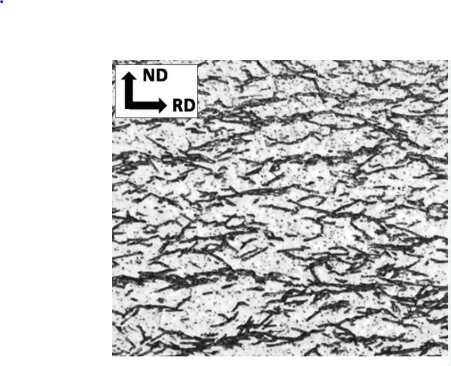
#> input picture hydride.PNG, 451 x 366 px, found by its file name
$ python pipeline.py
#> lines starting #> are read from the running program, lines starting #| are printed output that depends on the picture
### hydride_segmentation_tool/src/hydride_app/core/image_io.py
"""I/O utilities for images."""
from pathlib import Path
from typing import Union
from PIL import Image

from ..utils.paths import ensure_directory


PathLike = Union[str, Path]


def load_image(path: PathLike) -> Image.Image:
    """Load an image from ``path``.

    Args:
        path: Path to the image.

    Returns:
        Loaded ``PIL.Image`` instance.
    """
    return Image.open(path)
#> returned value is the input picture: PIL image 451x366 RGBA; mean R, G, B, A 205, 205, 205, 255


def save_image(image: Image.Image, path: PathLike) -> None:
    """Save ``image`` to ``path``.

    Args:
        image: Image to save.
        path: Target file path.
    """
    path = Path(path)
    ensure_directory(path.parent)
    image.save(path)

### hydride_segmentation_tool/src/hydride_app/core/segmentation.py
"""Placeholder hydride segmentation algorithms."""

from PIL import Image


def segment_hydrides(image: Image.Image) -> Image.Image:
    """Rotate ``image`` by 90 degrees as a placeholder segmentation step.

    Args:
        image: Input micrograph.

    Returns:
        Rotated image simulating a segmentation output.
    """
    return image.rotate(90, expand=True)
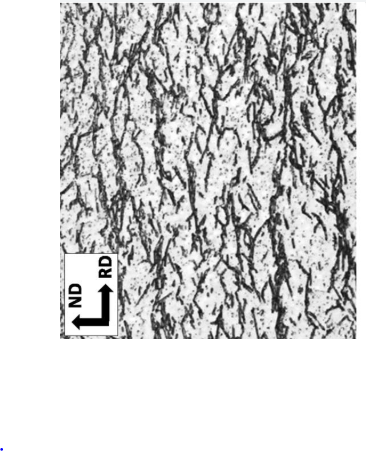
#> returned value: PIL image 366x451 RGBA; mean R, G, B, A 205, 205, 205, 255


__all__ = ["segment_hydrides"]

### hydride_segmentation_tool/src/hydride_app/utils/paths.py
"""Path utilities for Hydride Segmentation Tool."""
from pathlib import Path


def project_root() -> Path:
    """Return the project root directory."""
    return Path(__file__).resolve().parents[3]


def ensure_directory(path: Path) -> Path:
    """Ensure that ``path`` exists and return it."""
    path.mkdir(parents=True, exist_ok=True)
    return path

### hydride_segmentation_tool/src/hydride_app/pipeline.py
"""Command-line pipeline for the Hydride Segmentation Tool."""
from pathlib import Path
from typing import Union

from .core.image_io import load_image, save_image
from .core.segmentation import segment_hydrides
from .utils.paths import project_root

PathLike = Union[str, Path]


def run_pipeline(input_path: PathLike) -> Path:
    """Run the segmentation pipeline on ``input_path``.

    The image is rotated by 90 degrees and saved with ``_processed`` appended to
    the base filename.

    Args:
        input_path: Path to the input image.

    Returns:
        Path to the generated output image.
    """
    input_path = Path(input_path)
    img = load_image(input_path)
    result = segment_hydrides(img)
    output_path = input_path.with_name(f"{input_path.stem}_processed.png")
    save_image(result, output_path)
    return output_path


def main() -> None:
    """Entry point for running the pipeline."""
    default_input = project_root() / "hydride.png"
    output_path = run_pipeline(default_input)
    if output_path.exists():
        print(f"Processed image saved to: {output_path}")
    else:
        print("Processing failed: output not found")


if __name__ == "__main__":
    main()

$ run again, with 3PB_SRT_data_generation_1817_OD_side1_8.png copied over hydride.PNG
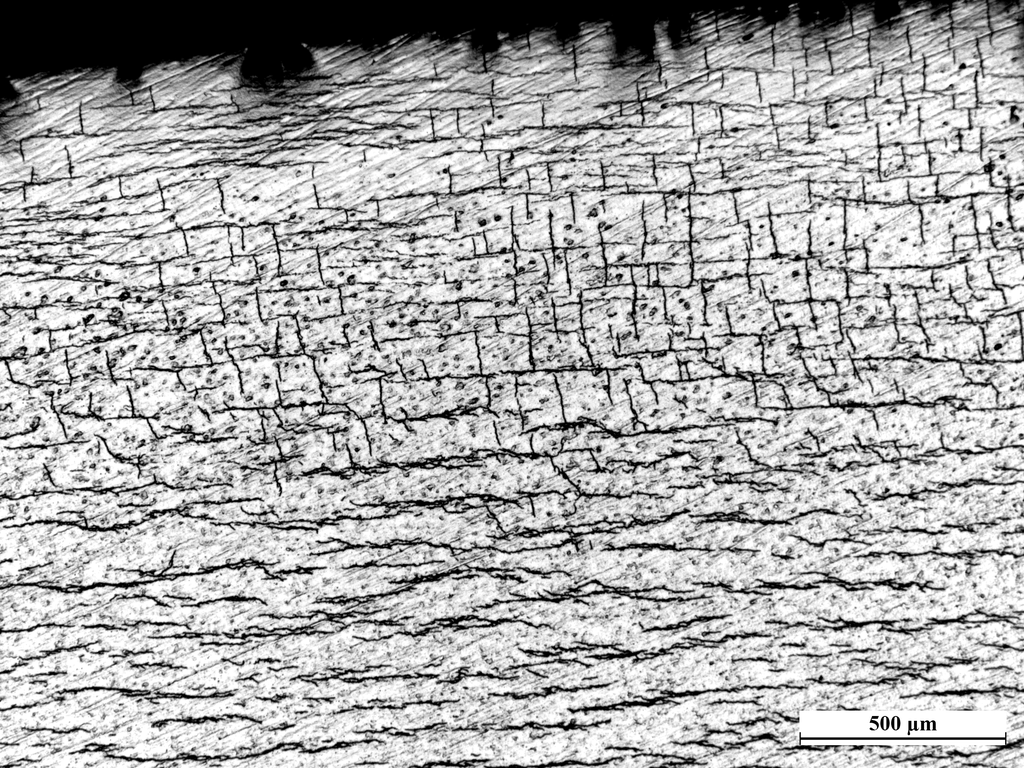
#> input picture 3PB_SRT_data_generation_1817_OD_side1_8.png, 1024 x 768 px, found by its file name
#> in load_image, returned value is the input picture: PIL image 1024x768 L; min 0, max 255, mean 171.7
#> in segment_hydrides, `return image.rotate(90, expand=True)`:
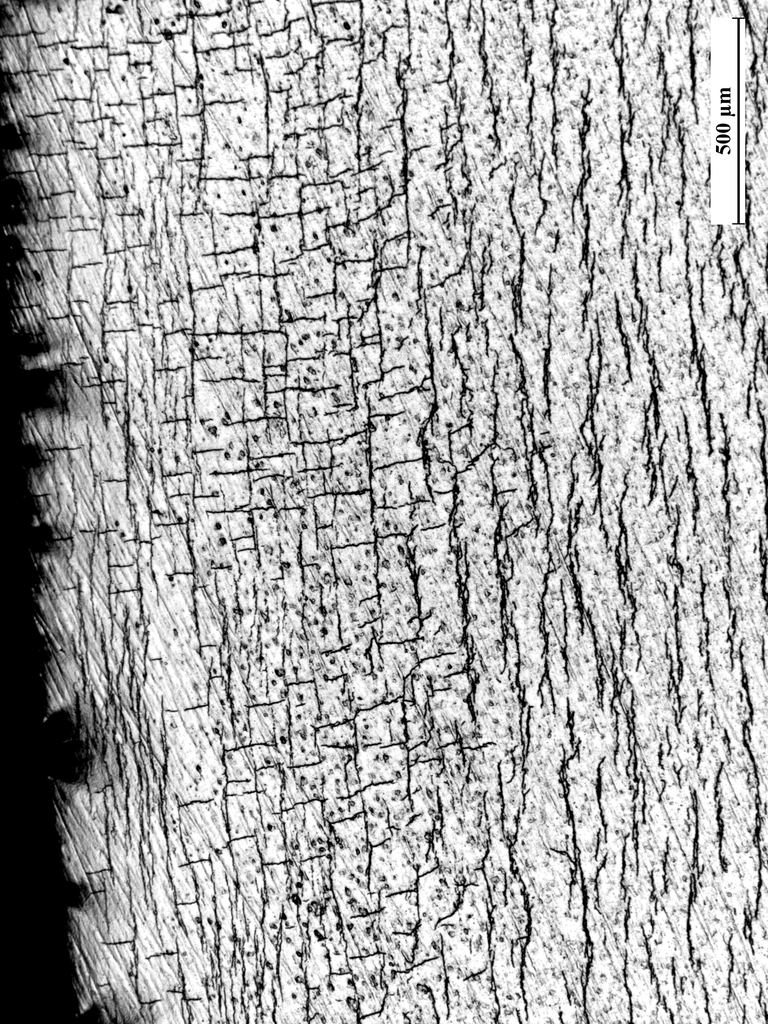
#> returned value: PIL image 768x1024 L; min 0, max 255, mean 171.7
